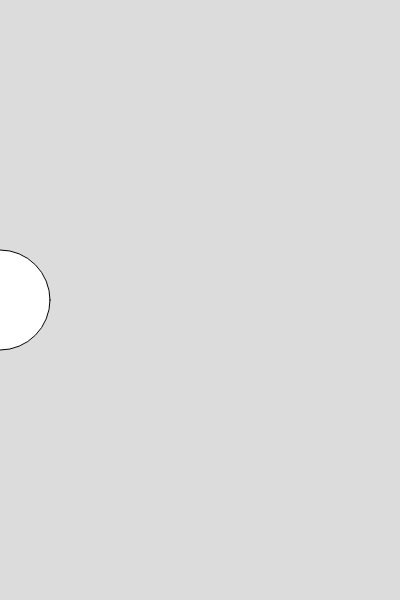
Frame 1 (no input)
Frame 60 (no input): identical to frame 1, image omitted
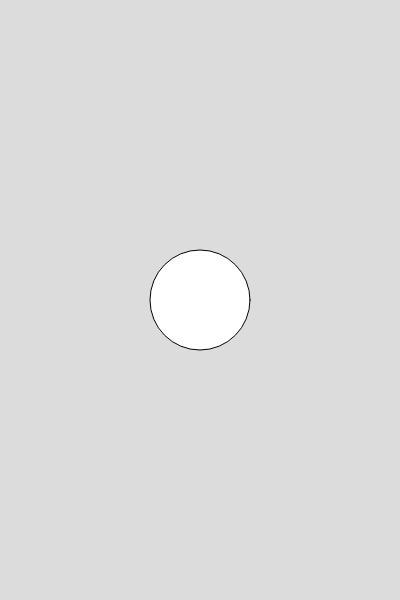
Frame 120 (the mouse pressed at the canvas centre since frame 60)

The p5.js sketch that drew these frames (run headless with seeded random() and noise() and a simulated clock; from frame 60 on, the mouse is pressed at the canvas centre):

// p5.js sketch
// ── sketch.js
function setup() {
  createCanvas(400, 600);
}

function draw() {
  background(220);
  let x = mouseX;
  let y = height/2;
  ellipse(x, y, 100);
}

function hmm() {
  createCanvas(400, 600);
  let name = "rasmus";
  let greeting = 'hej ' + rasmus;
  let a = 1 > 2;
}
